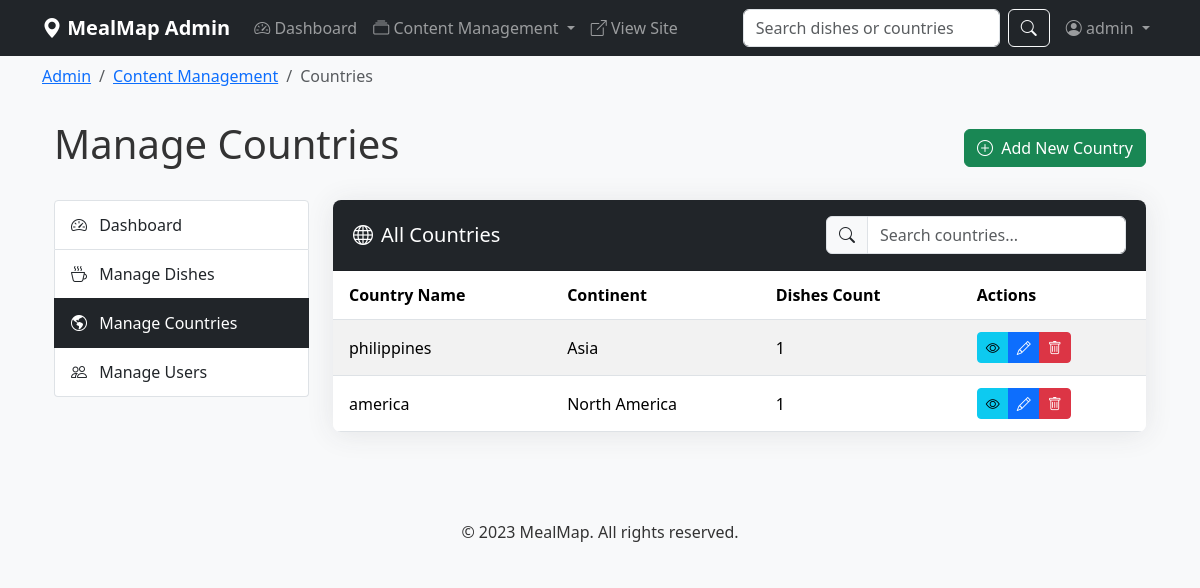
/admin/countries (signed in), run on the app's committed database.
### models.py (models this page shows, shortened)
class User(UserMixin, db.Model):
    id = db.Column(db.Integer, primary_key=True)
    username = db.Column(db.String(80), unique=True, nullable=False)
    email = db.Column(db.String(120), unique=True, nullable=False)
    password_hash = db.Column(db.String(128))
    is_admin = db.Column(db.Boolean, default=False)
    created_at = db.Column(db.DateTime, default=db.func.current_timestamp())
    favorites = db.relationship('Favorite', backref='user', lazy=True)
    ratings = db.relationship('Rating', backref='user', lazy=True)

class Country(db.Model):
    id = db.Column(db.Integer, primary_key=True)
    name = db.Column(db.String(100), unique=True, nullable=False)
    continent_id = db.Column(db.Integer, db.ForeignKey('continent.id'), nullable=False)
    dishes = db.relationship('Dish', backref='country', lazy=True)

class Continent(db.Model):
    id = db.Column(db.Integer, primary_key=True)
    name = db.Column(db.String(50), unique=True, nullable=False)
    countries = db.relationship('Country', backref='continent', lazy=True)

### routes.py (the view)
@app.route('/admin/countries')
@login_required
@admin_required
def admin_countries():
    countries = Country.query.all()
    continents = Continent.query.all()
    return render_template('admin/countries.html', countries=countries, continents=continents)

### routes.py (called while the page is built)
@login_manager.user_loader
def load_user(user_id):
    return User.query.get(int(user_id))

def admin_required(f):
    @functools.wraps(f)
    def decorated_function(*args, **kwargs):
        if not current_user.is_authenticated or not current_user.is_admin:
            flash('You need administrator privileges to access this page.', 'danger')
            return redirect(url_for('index'))
        return f(*args, **kwargs)
    return decorated_function

### templates/admin/countries.html (shortened to what this page needs)
{% extends 'base.html' %}
{% block admin_breadcrumb %}
<li class="breadcrumb-item"><a href="{{ url_for('admin_dishes') }}">Content Management</a></li>
<li class="breadcrumb-item active">Countries</li>
{% endblock %}
{% block content %}
<div class="container">
    <div class="d-flex justify-content-between align-items-center mb-4">
        <h1>Manage Countries</h1>
        <div>
            <a href="{{ url_for('add_country') }}" class="btn btn-success">
                <i class="bi bi-plus-circle me-1"></i> Add New Country
            </a>
        </div>
    </div>
    <div class="row">
        <div class="col-md-3 mb-4">
            <div class="list-group admin-sidebar">
                <a href="{{ url_for('admin_dashboard') }}" class="list-group-item list-group-item-action">
                    <i class="bi bi-speedometer2 me-2"></i> Dashboard
                </a>
                <a href="{{ url_for('admin_dishes') }}" class="list-group-item list-group-item-action">
                    <i class="bi bi-cup-hot me-2"></i> Manage Dishes
                </a>
                <a href="{{ url_for('admin_countries') }}" class="list-group-item list-group-item-action active">
                    <i class="bi bi-globe-americas me-2"></i> Manage Countries
                </a>
                <a href="{{ url_for('admin_users') }}" class="list-group-item list-group-item-action">
                    <i class="bi bi-people me-2"></i> Manage Users
                </a>
            </div>
        </div>
        <div class="col-md-9">
            <div class="card admin-card">
                <div class="card-header bg-dark text-white d-flex justify-content-between align-items-center">
                    <h5 class="mb-0"><i class="bi bi-globe me-2"></i>All Countries</h5>
                    <div class="input-group" style="max-width: 300px;">
                        <span class="input-group-text"><i class="bi bi-search"></i></span>
                        <input type="text" id="countrySearch" class="form-control" placeholder="Search countries...">
                    </div>
                </div>
                <div class="card-body p-0">
                    <div class="table-responsive">
                        <table class="table table-striped table-hover admin-table mb-0">
                            <thead>
                                <tr>
                                    <th>Country Name</th>
                                    <th>Continent</th>
                                    <th>Dishes Count</th>
                                    <th>Actions</th>
                                </tr>
                            </thead>
                            <tbody>
                                {% for country in countries %}
                                    <tr>
                                        <td>{{ country.name }}</td>
                                        <td>{{ country.continent.name }}</td>
                                        <td>{{ country.dishes|length }}</td>
                                        <td>
                                            <div class="btn-group btn-group-sm">
                                                <a href="{{ url_for('browse_country', country_name=country.name) }}" class="btn btn-info" title="View">
                                                    <i class="bi bi-eye"></i>
                                                </a>
                                                <button type="button" class="btn btn-primary" title="Edit" data-bs-toggle="modal" data-bs-target="#editCountryModal{{ country.id }}">
                                                    <i class="bi bi-pencil"></i>
                                                </button>
                                                <button type="button" class="btn btn-danger" title="Delete" data-bs-toggle="modal" data-bs-target="#deleteCountryModal{{ country.id }}">
                                                    <i class="bi bi-trash"></i>
                                                </button>
                                            </div>
                                        </td>
                                    </tr>
                                {% else %}
                                    <tr>
                                        <td colspan="4" class="text-center">No countries found. <a href="{{ url_for('add_country') }}">Add your first country</a>.</td>
                                    </tr>
                                {% endfor %}
                            </tbody>
                        </table>
                    </div>
                </div>
            </div>
        </div>
    </div>
</div>
{% endblock %}

### templates/base.html (shortened to what this page needs)
<!DOCTYPE html>
<html lang="en">
<head>
    <link href="https://cdn.jsdelivr.net/npm/bootstrap@5.3.6/dist/css/bootstrap.min.css" rel="stylesheet">
    <link rel="stylesheet" href="https://cdn.jsdelivr.net/npm/bootstrap-icons@1.11.2/font/bootstrap-icons.min.css">
    <link rel="stylesheet" href="{{ url_for('static', filename='css/style.css') }}">
</head>
<body>
    <nav class="navbar navbar-expand-lg navbar-dark sticky-top {% if current_user.is_authenticated and current_user.is_admin %}bg-dark{% else %}bg-primary{% endif %}">
        <div class="container">
            <a class="navbar-brand" href="{{ url_for('index') }}">
                <i class="bi bi-geo-alt-fill"></i> {% if current_user.is_authenticated and current_user.is_admin %}MealMap Admin{% else %}MealMap{% endif %}
            </a>
            <div class="collapse navbar-collapse" id="navbarNav">
                <ul class="navbar-nav me-auto">
                    {% if current_user.is_authenticated and current_user.is_admin %}
                    <li class="nav-item">
                        <a class="nav-link" href="{{ url_for('admin_dashboard') }}">
                            <i class="bi bi-speedometer2"></i> Dashboard
                        </a>
                    </li>
                    <li class="nav-item dropdown">
                        <a class="nav-link dropdown-toggle" href="#" id="contentDropdown" role="button" data-bs-toggle="dropdown" aria-expanded="false">
                            <i class="bi bi-collection"></i> Content Management
                        </a>
                    </li>
                    <li class="nav-item">
                        <a class="nav-link" href="{{ url_for('index') }}" target="_blank">
                            <i class="bi bi-box-arrow-up-right"></i> View Site
                        </a>
                    </li>
                    {% endif %}
                </ul>
                {% if not current_user.is_authenticated or not current_user.is_admin %}
                <form class="d-flex me-2" action="{{ url_for('search') }}" method="get">
                    <input class="form-control me-2" type="search" name="query" placeholder="Search dishes or countries" aria-label="Search">
                    <button class="btn btn-outline-light" type="submit">Search</button>
                </form>
                {% else %}
                <form class="d-flex me-2" action="{{ url_for('search') }}" method="get">
                    <input class="form-control me-2" type="search" name="query" placeholder="Search dishes or countries" aria-label="Search">
                    <button class="btn btn-outline-light" type="submit"><i class="bi bi-search"></i></button>
                </form>
                {% endif %}
                <ul class="navbar-nav">
                    {% if current_user.is_authenticated %}
                        {% if current_user.is_admin %}
                        <li class="nav-item dropdown">
                            <a class="nav-link dropdown-toggle" href="#" id="adminUserDropdown" role="button" data-bs-toggle="dropdown" aria-expanded="false">
                                <i class="bi bi-person-circle"></i> {{ current_user.username }}
                            </a>
                        </li>
                        {% endif %}
                    {% endif %}
                </ul>
            </div>
        </div>
    </nav>
    {% if current_user.is_authenticated and current_user.is_admin %}
    <div class="bg-light py-2">
        <div class="container">
            <nav aria-label="breadcrumb">
                <ol class="breadcrumb mb-0">
                    <li class="breadcrumb-item"><a href="{{ url_for('admin_dashboard') }}">Admin</a></li>
                    {% block admin_breadcrumb %}{% endblock %}
                </ol>
            </nav>
        </div>
    </div>
    {% endif %}
    <div class="container mt-4">
        {% block content %}{% endblock %}
    </div>
    <footer class="py-3 mt-5 bg-light">
        <div class="container text-center">
            <p class="mb-0">&copy; 2023 MealMap. All rights reserved.</p>
        </div>
    </footer>
</body>
</html>

### static/css/style.css (style rules this page uses)
body { font-family: 'Segoe UI', Tahoma, Geneva, Verdana, sans-serif; color: #333; background-color: #f8f9fa; }
.navbar-brand { font-weight: bold; }
.card { box-shadow: 0 0.125rem 0.25rem rgba(0, 0, 0, 0.075); border: none; margin-bottom: 1.5rem; }
.card-header { background-color: #f8f9fa; border-bottom: 1px solid rgba(0, 0, 0, 0.125); }
.admin-sidebar { position: sticky; top: 1rem; }
.admin-sidebar .list-group-item { padding: 0.75rem 1rem; border-radius: 0; }
.admin-sidebar .list-group-item:first-child { border-top-left-radius: 0.25rem; border-top-right-radius: 0.25rem; }
.admin-sidebar .list-group-item:last-child { border-bottom-left-radius: 0.25rem; border-bottom-right-radius: 0.25rem; }
.admin-sidebar .list-group-item.active { background-color: #212529; border-color: #212529; }
.admin-card { box-shadow: 0 0.15rem 1.75rem 0 rgba(58, 59, 69, 0.1); border: none; border-radius: 0.5rem; overflow: hidden; }
.admin-card .card-header { padding: 1rem 1.25rem; margin-bottom: 0; font-weight: 500; }
.admin-table { margin-bottom: 0; }
.admin-table th, .admin-table td { vertical-align: middle; padding: 0.75rem 1rem; }

### data on the page
User: username "admin"
Country: name "philippines", continent.name "Asia", dishes|length "1"
Country: name "america", continent.name "North America", dishes|length "1"
